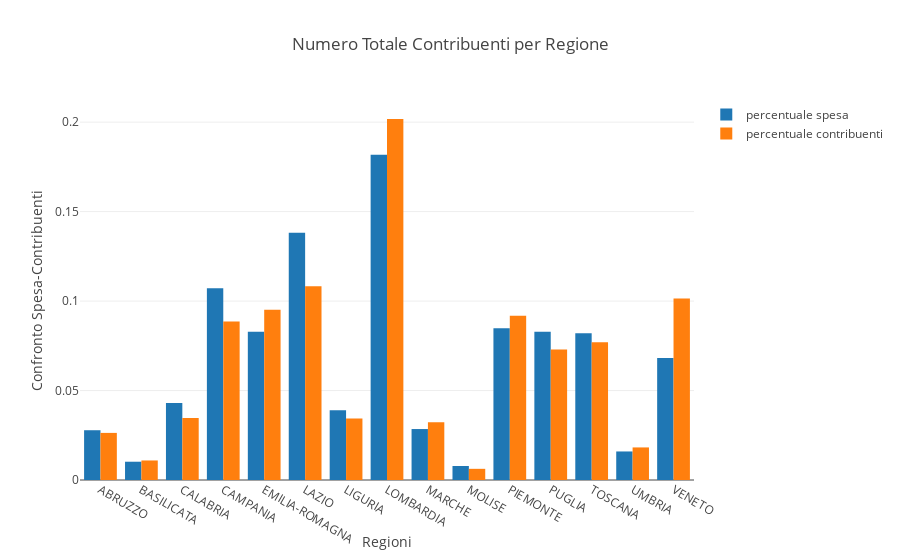

Write notebook code for a chart like this one.
### Code cell
sum_costo_medio = df_regione[fattore].sum()
sum_numero_contribuenti = df_regione[tot_contribuenti].sum()
df_regione.loc[:, fattore] /= sum_costo_medio 
df_regione.loc[:, tot_contribuenti] /= sum_numero_contribuenti 

data = [go.Bar(x=df_regione.index, y=df_regione[fattore], name = 'percentuale spesa'),
        go.Bar(x=df_regione.index, y=df_regione[tot_contribuenti], name = 'percentuale contribuenti')
           ]

layout_bar_contribuenti_spesa = go.Layout(
    title='Numero Totale Contribuenti per Regione',
    xaxis=dict(
        title='Regioni',
    ),
    yaxis=dict(
        title='Confronto Spesa-Contribuenti',
    )
)

fig_bar_spesa_contribuenti = go.Figure(data=data, layout=layout_bar_contribuenti_spesa)

py.iplot(fig_bar_spesa_contribuenti)

fig_bar_spesa_contribuenti_path = 'imgs/spesa_contribuenti_regione_bar.png'

py_on.image.save_as(fig_pie, filename=fig_bar_spesa_contribuenti_path)

i = Image(fig_bar_spesa_contribuenti_path)
display(i)

### Figure 1 — Plotly figure (JSON) as saved in the notebook; plotly's stock layout.template omitted (floating-point values rounded to 4 significant figures)
{"data": [{"name": "percentuale spesa", "type": "bar", "x": ["ABRUZZO", "BASILICATA", "CALABRIA", "CAMPANIA", "EMILIA-ROMAGNA", "LAZIO", "LIGURIA", "LOMBARDIA", "MARCHE", "MOLISE", "PIEMONTE", "PUGLIA", "TOSCANA", "UMBRIA", "VENETO"], "y": [0.02782, 0.01022, 0.04299, 0.1071, 0.08279, 0.1382, 0.03904, 0.1818, 0.02848, 0.007825, 0.08483, 0.08282, 0.08195, 0.01595, 0.06824]}, {"name": "percentuale contribuenti", "type": "bar", "x": ["ABRUZZO", "BASILICATA", "CALABRIA", "CAMPANIA", "EMILIA-ROMAGNA", "LAZIO", "LIGURIA", "LOMBARDIA", "MARCHE", "MOLISE", "PIEMONTE", "PUGLIA", "TOSCANA", "UMBRIA", "VENETO"], "y": [0.02632, 0.01092, 0.03459, 0.08859, 0.09521, 0.1083, 0.03435, 0.2018, 0.03221, 0.006242, 0.09183, 0.07297, 0.07702, 0.0182, 0.1015]}], "layout": {"title": "Numero Totale Contribuenti per Regione", "xaxis": {"title": "Regioni"}, "yaxis": {"title": "Confronto Spesa-Contribuenti"}}}
